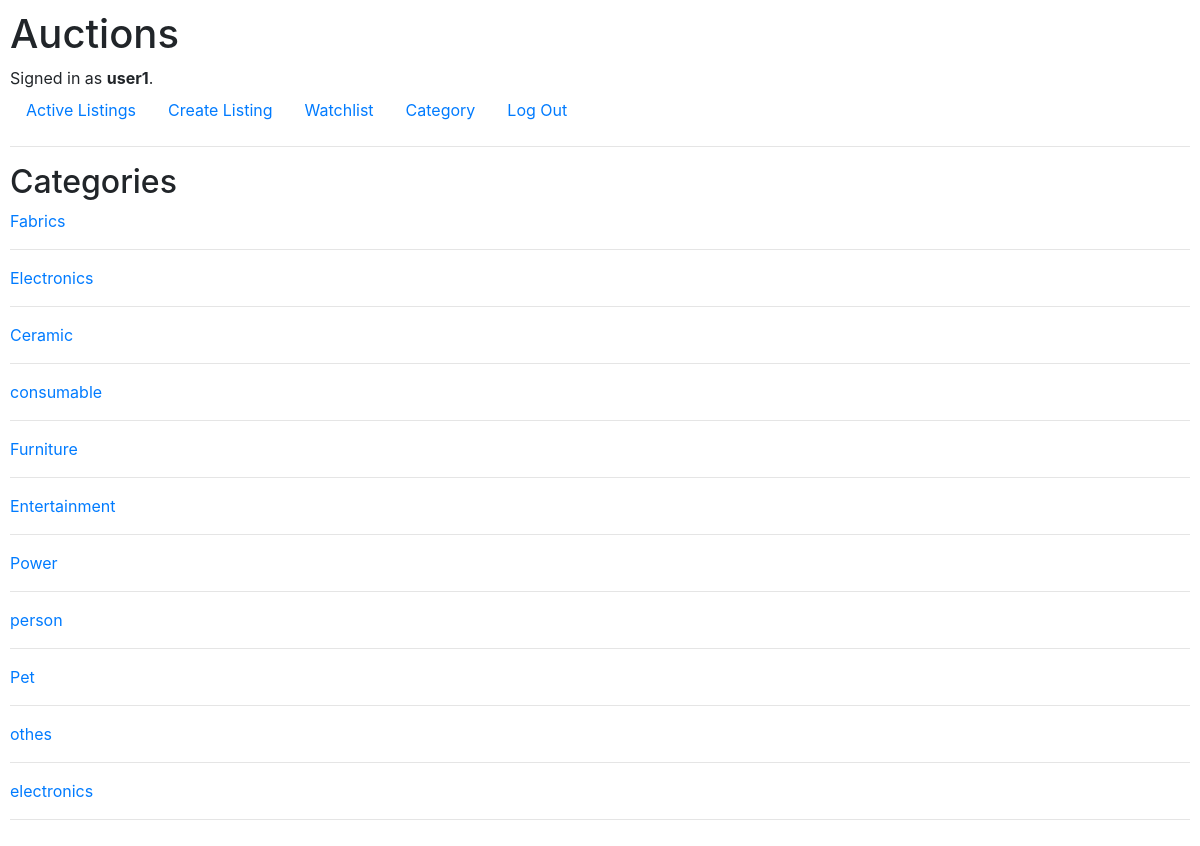
Page /category (signed in) on the committed database.
### auctions/models.py (models this page shows, shortened)
class User(AbstractUser):
    pass

class AuctionListings(models.Model):
    item_name = models.CharField(max_length=100)
    item_description = models.TextField(default='')
    item_price = models.DecimalField(max_digits=8, decimal_places=2)
    date_created = models.DateField(default=datetime.now, blank=False)
    item_image = models.ImageField(default='default.jpg', upload_to='listing_img')
    item_url = models.URLField(blank=True)
    category = models.CharField(max_length=100, choices=CATEGORY_CHOICES, default='default')
    is_active = models.BooleanField(default=True)
    is_closed = models.BooleanField(default=False)
    user = models.ForeignKey(User, on_delete=models.CASCADE)

### auctions/views.py (the view)
# urls.py: path("category", views.category, name="category"),
@login_required
def category(request):
    categories = []
    all_categories = AuctionListings.objects.all()
    for listing in all_categories:
        if listing.category not in categories:
            categories.append(listing.category)
    return render(request, "auctions/category.html", {
        'categories': categories,
    })

### auctions/templates/auctions/category.html
{% extends "auctions/layout.html" %}
{% block body %}
    <h2>Categories</h2>
        {% for category in categories %}
            {% if category != '' %}
                <div>
                    <a href="{% url 'category_list' category %}">
                        {{ category }}
                    </a>
                </div>
            {% endif %}
        <hr>
        {% empty %}
        <h5> No Category Listed </h5>
        {% endfor %}
{% endblock %}

### auctions/templates/auctions/layout.html (shortened to what this page needs)
{% load static %}
<!DOCTYPE html>
<html lang="en">
    <head>
        <link rel="stylesheet" href="https://stackpath.bootstrapcdn.com/bootstrap/4.4.1/css/bootstrap.min.css">
        <link href="{% static 'auctions/styles.css' %}" rel="stylesheet">
    </head>
    <body>
        <h1>Auctions</h1>
        <div>
            {% if user.is_authenticated %}
                Signed in as <strong>{{ user.username }}</strong>.
            {% else %}
                Not signed in.
            {% endif %}
        </div>
        <ul class="nav">
            <li class="nav-item">
                <a class="nav-link" href="{% url 'index' %}">Active Listings</a>
            </li>
            {% if user.is_authenticated %}
                <li class="nav-item">
                    <a class="nav-link" href="{% url 'create_listing' %}">Create Listing</a>
                </li>
                <li class="nav-item">
                    <a class="nav-link" href="{% url 'watchlist_page' %}">Watchlist</a>
                </li>
                <li class="nav-item">
                    <a class="nav-link" href="{% url 'category' %}">Category</a>
                </li>
                <li class="nav-item">
                    <a class="nav-link" href="{% url 'logout' %}">Log Out</a>
                </li>
            {% endif %}
        </ul>
        <hr>
        {% block body %}
        {% endblock %}
    </body>
</html>

### auctions/static/auctions/styles.css (style rules this page uses)
body { padding: 10px; }

### rows in the picture
User: username "user1"
AuctionListings: categories "Fabrics"
AuctionListings: categories "Electronics"
AuctionListings: categories "Ceramic"
AuctionListings: categories "consumable"
AuctionListings: categories "Furniture"
AuctionListings: categories "Entertainment"
AuctionListings: categories "Power"
AuctionListings: categories "person"
AuctionListings: categories "Pet"
AuctionListings: categories "othes"
AuctionListings: categories "electronics"
